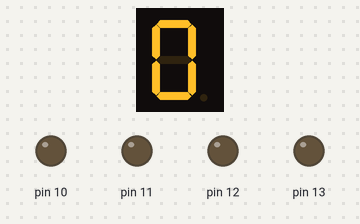
Bench run of a sketch on a simulated Arduino Uno, built with avr-gcc and run on an emulated ATmega328P. On the bench: 1-digit seven-segment display, output pins drawn as LEDs (lit = HIGH). Wiring (inferred from the names in the program): 1-digit 7-segment display, segments lit when HIGH: segments pin 9, pin 8, pin 7, pin 6, pin 5, pin 4, pin 3. The segment pins are drawn as the display they are named for; pins used as bus, display or sensor lines are not drawn.

Above: at 0.1 s.
At 4.1 s:
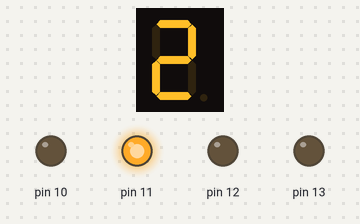
At 8.1 s:
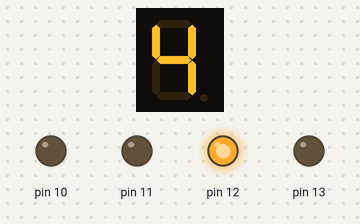
At 16.1 s:
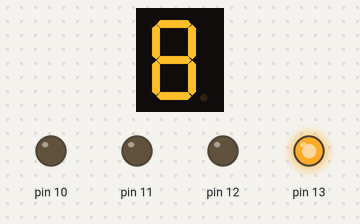
At 26.1 s:
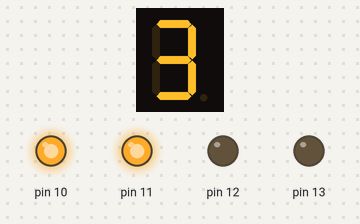
At 38.1 s:
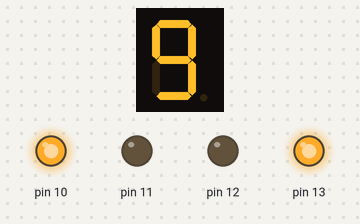
Timing chart, 0 to 39.6 s (numbered marks = the images above):
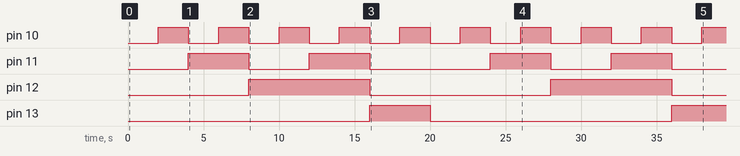

The sketch:

binaryCounting_with_Segment_Display.ino
```cpp
int arr[10][4]={
  {0,0,0,0},
  {0,0,0,1},
  {0,0,1,0},
  {0,0,1,1},
  {0,1,0,0},
  {0,1,0,1},
  {0,1,1,0},
  {0,1,1,1},
  {1,0,0,0},
  {1,0,0,1},

              };

int a=9;
int b=8;
int c=7;
int d=6;
int e=5;
int f=4;
int g=3;
//int dp=2;


void setup()
{
  pinMode(13, OUTPUT);
  pinMode(12, OUTPUT);
  pinMode(11, OUTPUT);
  pinMode(10, OUTPUT);
  pinMode(a,OUTPUT);
  pinMode(b,OUTPUT);
  pinMode(c,OUTPUT);
  pinMode(d,OUTPUT);
  pinMode(e,OUTPUT);
  pinMode(f,OUTPUT);
  pinMode(g,OUTPUT);


}

void loop()
{

  for(int i=0; i<10; i++){
    for(int j=0; j<4; j++){
      digitalWrite(13-j, arr[i][j]);
    }if(i==0){
      digitalWrite(a,1);
 digitalWrite(b,1);
 digitalWrite(c,1);
 digitalWrite(d,1);
 digitalWrite(e,1);
 digitalWrite(f,1);
 digitalWrite(g,0);

    }else if(i==1){
       digitalWrite(a,0);
 digitalWrite(b,1);
 digitalWrite(c,1);
 digitalWrite(d,0);
 digitalWrite(e,0);
 digitalWrite(f,0);
 digitalWrite(g,0);

    }else if(i==2){
       digitalWrite(a,1);
 digitalWrite(b,1);
 digitalWrite(c,0);
 digitalWrite(d,1);
 digitalWrite(e,1);
 digitalWrite(f,0);
 digitalWrite(g,1);

    }

    else if(i==3){
     digitalWrite(a,1);
 digitalWrite(b,1);
 digitalWrite(c,1);
 digitalWrite(d,1);
 digitalWrite(e,0);
 digitalWrite(f,0);
 digitalWrite(g,1);

    }else if(i==4){
       digitalWrite(a,0);
 digitalWrite(b,1);
 digitalWrite(c,1);
 digitalWrite(d,0);
 digitalWrite(e,0);
 digitalWrite(f,1);
 digitalWrite(g,1);

    }else if(i==5){
    digitalWrite(a,1);
 digitalWrite(b,0);
 digitalWrite(c,1);
 digitalWrite(d,1);
 digitalWrite(e,0);
 digitalWrite(f,1);
 digitalWrite(g,1);
    }else if(i==6){
    digitalWrite(a,1);
 digitalWrite(b,0);
 digitalWrite(c,1);
 digitalWrite(d,1);
 digitalWrite(e,1);
 digitalWrite(f,1);
 digitalWrite(g,1);
    }else if(i==7){
      digitalWrite(a,1);
 digitalWrite(b,1);
 digitalWrite(c,1);
 digitalWrite(d,0);
 digitalWrite(e,0);
 digitalWrite(f,0);
 digitalWrite(g,0);

    }else if(i==8){
       digitalWrite(a,1);
 digitalWrite(b,1);
 digitalWrite(c,1);
 digitalWrite(d,1);
 digitalWrite(e,1);
 digitalWrite(f,1);
 digitalWrite(g,1);

    }else if(i==9){
      digitalWrite(a,1);
 digitalWrite(b,1);
 digitalWrite(c,1);
 digitalWrite(d,1);
 digitalWrite(e,0);
 digitalWrite(f,1);
 digitalWrite(g,1);

    }

    delay(2000);
  }


}
```

Measured:
- by itself, pin 10: alternates HIGH for 2.0 s and LOW for 2.0 s
- by itself, pin 11: LOW → HIGH at 4.0 s, → LOW 4.0 s later, → HIGH 4.0 s later, → LOW 4.0 s later, … (8 changes in this stretch)
- by itself, pin 12: alternates HIGH for 8.0 s and LOW for 12.0 s
- by itself, pin 13: LOW → HIGH at 16.0 s, → LOW 4.0 s later, → HIGH 16.0 s later
- what the display in image 1 shows lasts 2.0 s, from 4.0 s to 6.0 s
